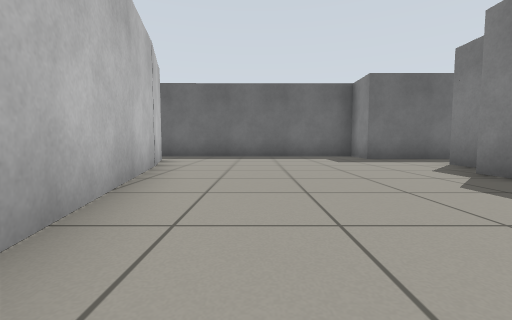
[1] (above)

17 first-person views from a walk through a robot-simulator world made for Gazebo. The camera is 0.5 m above the floor, tilts 4° down and sees 90° across. The floor is counted in squares, 1 m on a side. Each view is taken from the middle of a square. On the plan, view 1 faces up. The plan holds only what a view shows up to about 9 squares ahead; the rest is blank. The robots in the file are not drawn.

[2]
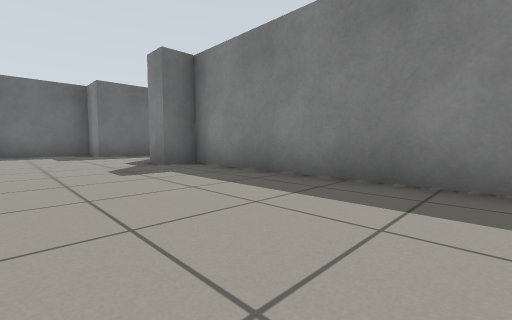

[3]
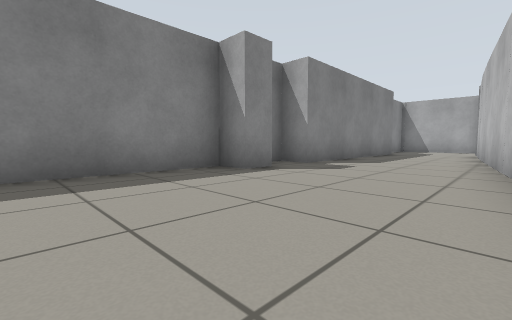

[4]
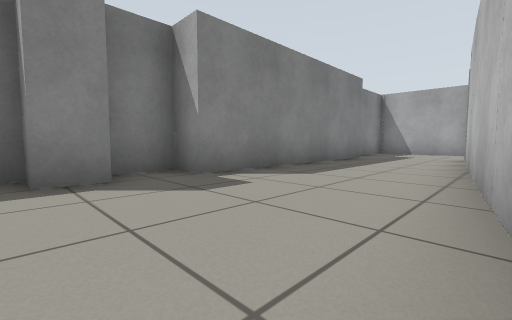

[5]
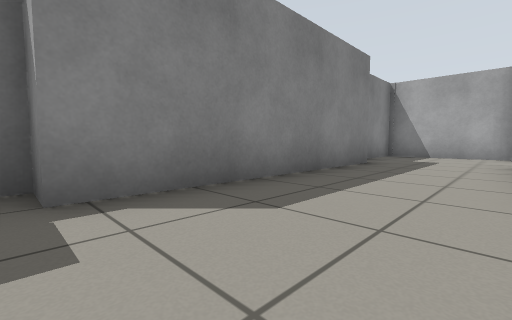

[6]
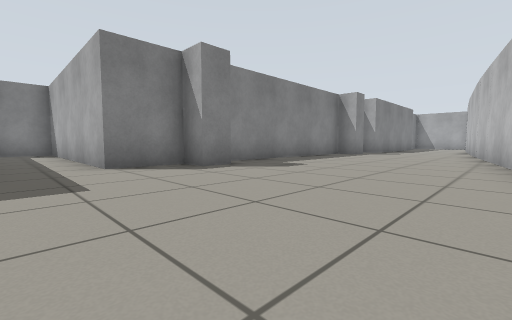

[7]
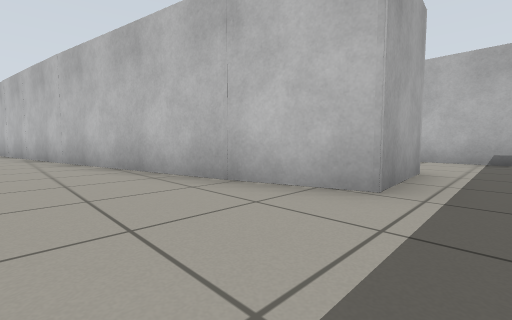

[8]
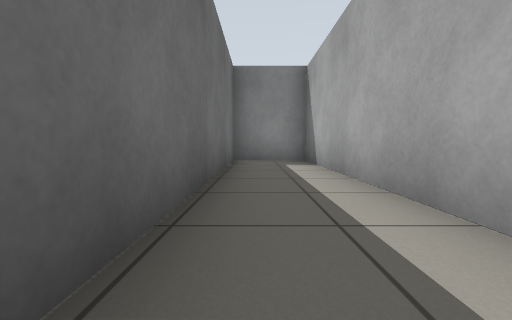

[9]
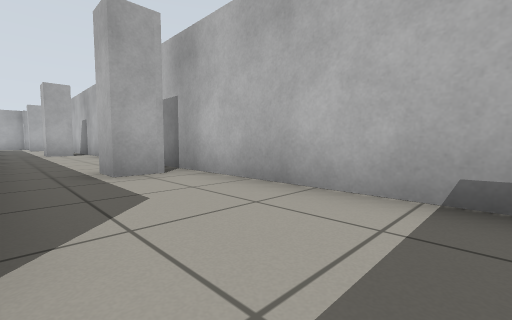

[10]
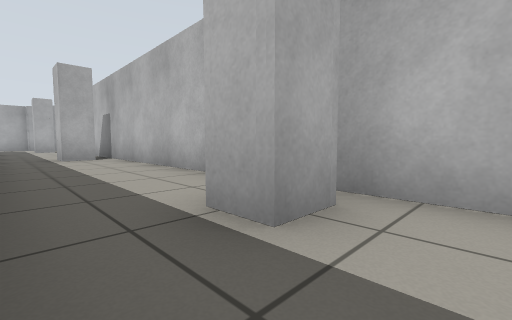

[11]
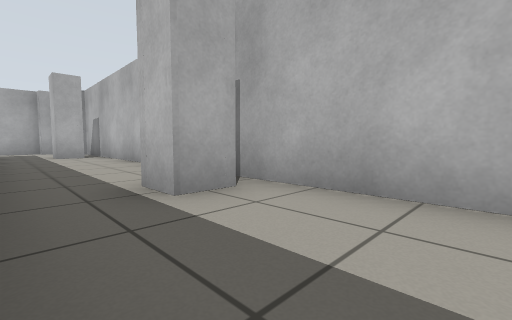

[12]
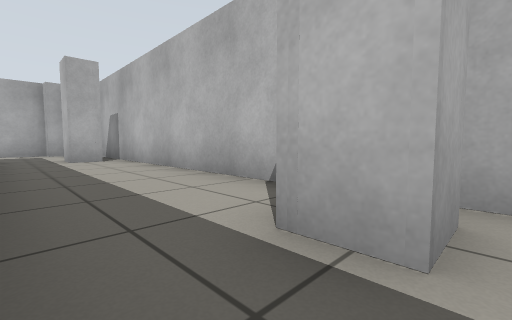

[13]
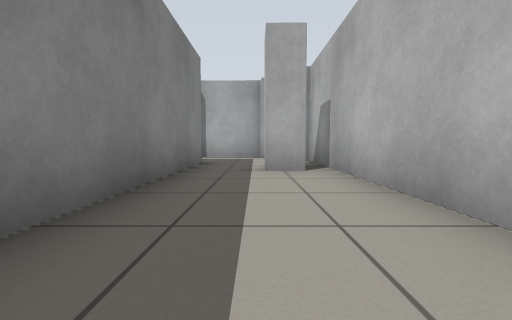

[14]
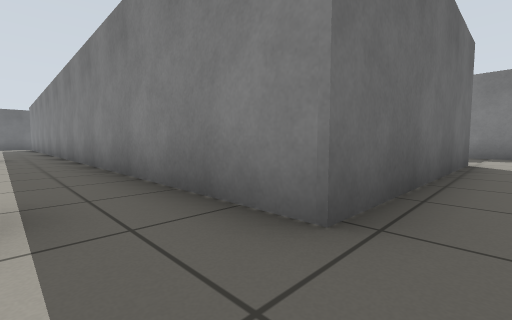

[15]
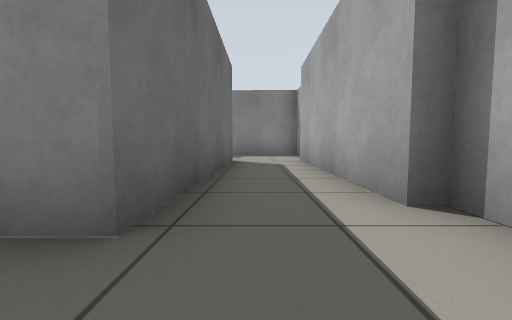

[16]
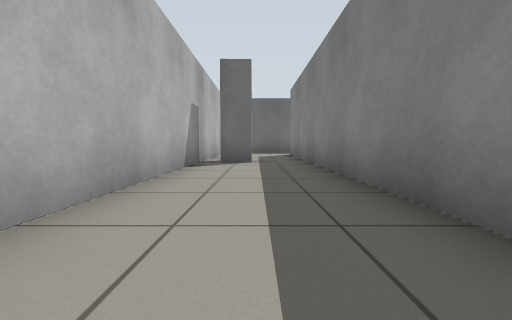

[17]
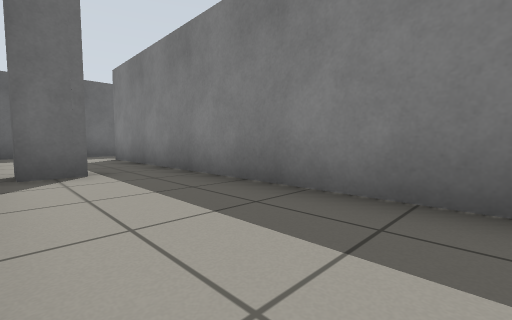

### Floor plan
Ten units are one square. View 1 is at (0, 0); x grows to the right and y downward. Boxes are objects, and circles mark ways between rooms. Rooms are numbered by the first view taken in them; rooms with no view inside come last. Other rooms are left out.
<svg viewBox="-79 -94 193 245">
<path fill="none" stroke="#000" d="M-2 37 10 120M35 41 35 32 43 32 43 -33 35 -33 35 -41 43 -41 43 -56 109 -56 109 -76 33 -76 33 -89 -26 -89M43 52 43 41M-25 -71 0 40M35 113 35 52M9 146 41 146 41 120M-69 32 -61 32 -61 40M-62 -33 -69 -33 -69 -40 -62 -40 -62 -33M-70 104 -61 105 -61 112M11 124 -47 123 -47 -70 -25 -71M-41 142 10 142M-66 142 -60 142 -60 145 -40 145M-74 -81 -74 130M-26 -89 -50 -89"/>
<circle cx="-35" cy="-80" r="3" fill="#2a7"/>
<circle cx="10" cy="130" r="3" fill="#2a7"/>
<text x="20" y="0">1</text>
<text x="-50" y="30">2</text>
</svg>
Room 1 opens to room 2.

Where each view was taken, in squares from view 1:
view 1: 0 up, 0 right, facing up
view 2: 2 down, 1 right, facing up-right
view 3: 0 up, 0 right, facing down-right
view 4: 3 down, 0 right, facing down-right
view 5: 5 down, 1 right, facing down-right
view 6: 7 up, 1 left, facing down-right
view 7: 8 up, 0 right, facing down-left
view 8: 7 up, 4 right, facing right
view 9: 8 up, 5 left, facing down-left
view 10: 5 up, 5 left, facing down-left
view 11: 1 down, 5 left, facing down-left
view 12: 3 down, 5 left, facing down-left
view 13: 6 down, 6 left, facing down
view 14: 13 down, 6 left, facing up-right
view 15: 13 down, 6 left, facing right
view 16: 3 down, 6 left, facing up
view 17: 1 down, 7 left, facing up-right
